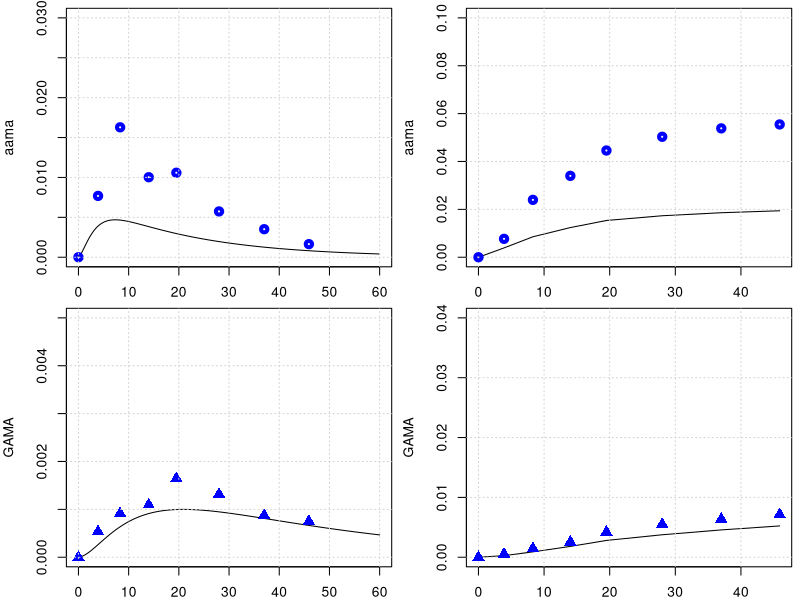

Write the R code that produced this figure.
library(deSolve)
library(minpack.lm)
graphics.off()

# body weight in kg
BW = 70 
# fractions of BW
##https://journals.sagepub.com/doi/pdf/10.1177/ANIB_32_3-4
F_B = 0.079 
F_B_AB = 0.35 #fraction: arterial blood of blood volume
F_B_VB = 0.65 #fraction: venous blood of blood volume
F_Li = 0.026
F_Ki = 0.0044
F_T = 1-(F_B+F_Li+F_Ki)
# organ volumes in L
V_AB <- BW*F_B*F_B_AB 
V_VB <- BW*F_B*F_B_VB 
V_T <- BW*F_T
V_Ki <- BW*F_Ki
V_Li <- BW*F_Li
# cardiac output in L/(kg*h)
##https://journals.sagepub.com/doi/pdf/10.1177/ANIB_32_3-4
QCC = 16        #12.5 # maybe 14 or 6.5 check?
Q_C = QCC*BW^0.75
#FQ_P = 2.5/100 Trine: We don't have a lung compartment in this model
FQ_Li = 0.255
FQ_Ki = 0.19 #total - there is also an aterial flow rate 
FQ_T = 1 -( FQ_Li + FQ_Ki) # +FQ_P) Trine: We don't have a lung compartment in this model
Q_Li <- Q_C*FQ_Li
Q_Ki <- Q_C*FQ_Ki
Q_T <- Q_C*FQ_T

# partition coefficient 
### we comback later
pAA_TB = 0.2
pAA_KiB = 0.8
pAA_LiB = 0.33 
# Maybe we said it earlier and these parameters are not sensitive to the model, but from which paper did you get the values of these partition coefs., 
# in the paper of Sweeney and of Li are different pAA_LiB = 0.4 and pAA_KiB = 0.8.

# reaction rate constants 
k_AAuptake = 1 #1/h

k_onAA_T = 0.028  #1/h     # we took it from Sweenney
k_onAA_B = 0.0036  #1/h
k_onAA_Li = 0.071 #1/h
k_onAA_Ki = 0.13 #1/h

# from 0.23 to 0.35
k_cl_GSH = 0.35   # 1/h   # the half-life (t1/2) of hepatic GSH in humans is 2-3 h,then k ranges (0.23- 0.35h-1) 
#Reed et al 'A mathematical model of glutathione metabolism'
#Theoretical Biology and Medical Modelling 2008,5:8    doi:10.1186/1742-4682-5-8

# k_onAA_GSH = 0.55 # L/(mmol h)
# check, we do not use it any more.
k_exc_AAMA = 0.049   # 0.049 #1/h or 0.13 # this will change the shape


MW_aa = 71   # mg/mmol
MW_ga = 87   # mg/mmol
MW_GSH = 307.32 # mg/mmol

# Maximum velocity for enzymatic reaction 
V_max_p450 = 9 /MW_aa*BW^0.7  # mg/h  from Sweenney paper, checked!
# maximum rate of GA and AA conjugation with GSH (mg/(h BW^0.7))
Vmax_AA_GSH <- 22*BW^0.7 # from the Sweeny  fitted   mg/h

k_0_GSH = 7   # from Sweeney paper.
MW_GSH = 307.32     # mg/mmol
AGSH0 = k_0_GSH * V_Li * MW_GSH



#????????????????????????????????
#????????????????????????????????
#????????????????????????????????
#????????????????????????????????
#????????????????????????????????
#????????????????????????????????
### PARAMETERS FOR GA
# partition coefficient
pGA_TB = 0.97 # I cannot find this number in the parameter table?
pGA_LiB = 0.1  #0.9 # This is not in accordance with the  parameter table on GitHub, where it states 0.1?
# Sweeny use 0.5 in the code. 
pGA_KiB = 1 #.3 # In the parameter table this is 1.0 and in Sweeney this is 0.5 in the code and 1 in the paper. Where does this number come from?

#k_onGA_GSH = 0.8 #L/(mmol h)

k_onGA_T = 0.089       #1/h
k_onGA_B = 0.108       #1/h
k_onGA_Ki = k_onAA_T/2 #1/h
k_onGA_Li = 0.115      #1/h

k_exc_GAMA = 0.027     # 0.077 #1/h  # or 0.027 # from sweeney
k_exc_GAOH = 0.077     # 1/h  # from sweeney
#k_exc_GA <- .4         # 1/h Q_Ki*0.025

PL1 = 1.7     # !$'liver/blood partition AA'
PL2 = 0.9     # !$'liver/blood partition GA'

VMAXGC1 = 1   #!Vmax for GSH-AA conjugation mg/hr-kg^0.7
VMAXG1 = VMAXGC1/MW_aa*BW**0.7    # !$'Liver AA-GSH rate'

# Maximum velocity for enzymatic reaction 
V_max_EH = 20 /MW_ga*BW^0.7  
KM_p450 = 10.0
KM_EH = 100.0
# maximum rate of GA and AA conjugation with GSH (mg/(h BW^0.7))
Vmax_GA_GSH <- 20*BW^0.7 # from the Sweeny  fitted   mg/h

KMG1 = 100  #!Km with respect to AA for GSH conjugation mg/L (from Sweeny code) 
# Trine: This should be mg. Delete the term MW_aa
# Sweeney has this parameter for rats ans 100 mg/L why did you use this number and why divived by MW??
# Sweeney says this is 64 mg/L in the paper##This comment is wrong ignore
KMGG = 0.1/MW_GSH        # !KM with respect to GSH for AA or GA conjugation with GSH mmol/L. Trine: should be mg/L
####and that this is 307 mg/L #This comment is wrong ignore
KMG2 = 100  #!Km with respect to GA for GSH conjugation mM. Trine: This should be mg. Delete the term MW_aa
#The same comment as for KMG1


# from the code, not from paper
KPT_Li = 0.015    # !'protein turnover rate in liver'# this is confimred in the exp. values of Sweeney
KPT_Ki = 0.013    #  !'protein turnover rate in kidney'# 1/h this is 0.012 in Sweeney, I guess its not much of difference
KPTR = 0.013      # !'protein turnover rate in rpt'# this is 0.012 in Li et.al
KPTS = 0.0039     # !'protein turnover rate in spt'# and this they have it 0.0051 Sweeney and Li 0.0012 refering to Sweeney
KPTRB = 0.0039    # !'protein turnover rate in rbc'# how did we get that?
KPTPL = 0.0039    # !'protein turnover rate in plasma'# Sweeney has 0.012 for this value
# +++++++++++++++++++++++++++++++++++++++++++++++++++++++++++++++++
# create list of parameter
# +++++++++++++++++++++++++++++++++++++++++++++++++++++++++++++++++
params <- unlist(c(data.frame(pAA_TB, pAA_LiB, pAA_KiB,
                              pGA_TB, pGA_LiB, pGA_KiB,
                              k_onAA_T, k_onAA_B, k_onAA_Li,  k_onAA_Ki,
                              k_onGA_T, k_onGA_B, k_onGA_Li, k_onGA_Ki, 
                              k_exc_AAMA, k_exc_GAMA,
                              k_cl_GSH, V_max_p450, KM_p450, V_max_EH, KM_EH,
                              k_AAuptake)
))
yini <- c(m_AA_AB = 0.0, m_GA_AB = 0.0,      a_pb_AA_B = 0 ,
          m_AA_VB = 0.0, m_GA_VB = 0.0,
          m_AA_Ki = 0.0, m_GA_Ki = 0.0, m_AA_dose = 0 ,
          m_AA_Li = 0.0, m_AAMA = 0.0, 
          m_GA_Li = 0.0, a_pb_GA_Li = 0.0,
          m_GAMA  = 0.0,       
          m_GSH_Li = k_0_GSH * V_Li * MW_GSH, 
          m_AA_T = 0.0, m_GA_T = 0.0,
          m_GAOH = 0.0, 
          m_AA_out = 0.0, m_AA_in = 0.0, m_AA_accum = 0.0, m_AA_free = 0.0, 
          m_GA_out = 0.0, m_GA_in = 0.0, m_GA_accum = 0.0, m_GA_free = 0.0, 
          a_pb_AA_Ki = 0,  a_pb_AA_Li = 0,
          a_pb_GA_Ki = 0, a_pb_AA_T = 0
)
# ++++++++++++++++++++++++++++++++++++++++++++++++++++++++++++++++++
# PBPK model for Acrylamide 
# ++++++++++++++++++++++++++++++++++++++++++++++++++++++++++++++++++
PBPKmodelAA <- function(t,state,parameter){
  with(as.list(c(t,state,parameter)), {
    #----#---#  Model for AA  #---#---#
    # concentrations blood in the organs in mg/L
    c_AA_AB <- m_AA_AB/V_AB   
    c_AA_VB <- m_AA_VB/V_VB
    c_AA_T <- m_AA_T/V_T
    c_AA_Li <- m_AA_Li/(V_Li*PL1) #Trine: Should we multiply with PL1 as we do for GA
    c_AA_Ki <- m_AA_Ki/V_Ki
    
    c_GSH_Li <- m_GSH_Li/V_Li
    # units checked -> mg/h   
    dm_AA_dose <- -k_AAuptake*m_AA_dose
    
    # Blood
    #-----------------------------
    # units checked -> mg/h   
    dm_AA_AB <- Q_C*(c_AA_VB - c_AA_AB) -k_onAA_B*m_AA_AB
    # units checked -> mg/h   
    dm_AA_VB <- Q_T*(c_AA_T/pAA_TB) +Q_Li*(c_AA_Li/pAA_LiB) +Q_Ki*(c_AA_Ki/pAA_KiB) - Q_C*c_AA_VB -k_onAA_B*m_AA_VB
    
    # Trine: I added this. Can we make an overall turnover rate in blood? Is this correct? 
    da_pb_AA_B <- k_onAA_B*m_AA_AB + k_onAA_B*m_AA_VB - a_pb_AA_B*KPTRB
    
    # Kidney
    #---------------------------------
    # units checked -> mg/h   
    dm_AA_Ki <- Q_Ki*c_AA_AB -Q_Ki*(c_AA_Ki/pAA_KiB) -k_onAA_Ki*m_AA_Ki 
    
    # protein tunr over AA in Kidney
    da_pb_AA_Ki <- k_onAA_Ki*m_AA_Ki - a_pb_AA_Ki*KPT_Ki
   
    # unit chekced mg/h 
    metAA_GSH <- Vmax_AA_GSH * c_AA_Li * c_GSH_Li / ( (KMG1 + c_AA_Li) * (KMGG + c_GSH_Li) )
    # Then the units of this eq. are not mg/h, with the KMG1 & KMGG having the MW!
    
    metAA_P450 <- V_max_p450 * MW_aa*c_AA_Li/ (KM_p450+c_AA_Li)
    
    # units checked -> mg/h  
    dm_AA_Li <- Q_Li*(c_AA_AB - c_AA_Li/pAA_LiB) + k_AAuptake*m_AA_dose - k_onAA_Li*m_AA_Li  - metAA_P450 - metAA_GSH 
    
    # protein turn over AA in Liver
    da_pb_AA_Li <- k_onAA_Li*m_AA_Li - a_pb_AA_Li * KPT_Li
    
    # Tissue
    #--------------------------------------------------------------
    # units checked -> mg/h   
    dm_AA_T <- Q_T*(c_AA_AB - c_AA_T/pAA_TB) -k_onAA_T*m_AA_T
    # protein turn over AA in Tussue
    da_pb_AA_T <- k_onAA_T*m_AA_T - a_pb_AA_T * KPTS
    
    # Urine
    #-------------------------------------------------------------
    # units checked -> mg/h   
    dm_AAMA <- metAA_GSH  - m_AAMA*k_exc_AAMA 

    dm_AA_out <- metAA_P450 + metAA_GSH
    dm_AA_in <- k_AAuptake*m_AA_dose
    dm_AA_accum <- k_onAA_B*m_AA_AB +k_onAA_B*m_AA_VB +k_onAA_T*m_AA_T +k_onAA_Li*m_AA_Li +k_onAA_Ki*m_AA_Ki
    dm_AA_free <- dm_AA_AB + dm_AA_VB +dm_AA_T +dm_AA_Li +dm_AA_Ki
    
    ########################################################################################    
    #----#---#  Model for Ga  #---#---#    
    #concentrations blood in the organs in mg/L
    c_GA_AB <- m_GA_AB/V_AB ;   c_GA_VB <- m_GA_VB/V_VB
    c_GA_T <- m_GA_T/V_T
    c_GA_Li <- m_GA_Li/(V_Li*PL2)
    c_GA_Ki <- m_GA_Ki/V_Ki
    
    # Blood
    #-----------------------------
    # units checked -> mg/h   
    dm_GA_AB <- Q_C*(c_GA_VB - c_GA_AB) -k_onGA_B*m_GA_AB
    # units checked -> mg/h   
    dm_GA_VB <- Q_T*(c_GA_T/pGA_TB) +Q_Li*(c_GA_Li/pGA_LiB) +Q_Ki*(c_GA_Ki/pGA_KiB) - Q_C*c_GA_VB -k_onGA_B*m_GA_VB
    # units checked -> mg/h   
    
    # Kidney
    #---------------------------------
    dm_GA_Ki <- Q_Ki*c_GA_AB -Q_Ki*(c_GA_Ki/pGA_KiB) -k_onGA_Ki*m_GA_Ki 
    # protein tunr over AA in Kidney
    da_pb_GA_Ki <- k_onGA_Ki*m_GA_Ki - a_pb_GA_Ki*KPT_Ki
    
    # Liver
    #--------------------------------
    # units checked -> mg/h
    metGA_GSH <- Vmax_GA_GSH * c_GSH_Li *c_GA_Li / (c_GA_Li + KMG2)/(c_GSH_Li + KMGG)
    metGA_EH <- V_max_EH *MW_ga *c_GA_Li / (KM_EH + c_GA_Li)
    # units checked -> mg/h 
    dm_GA_Li <- Q_Li*(c_GA_AB - c_GA_Li/pGA_LiB) - k_onGA_Li*m_GA_Li + metAA_P450 - metGA_GSH -metGA_EH 
    
    # protein tunr over GA in Liver
    da_pb_GA_Li = k_onGA_Li*m_GA_Li - a_pb_GA_Li*KPT_Li 
    
    # units checked -> mg/h, 
    dm_GAMA <-  metGA_GSH  -m_GAMA*k_exc_GAMA
    
    #????????????????????????????????????????????
    # we need a new k_exc_GAOH
    dm_GAOH <- metGA_EH -m_GAOH*k_exc_GAOH
    
    # Tissue    #-----------------------------------------------------
    dm_GA_T <- Q_T*(c_GA_AB - c_GA_T/pGA_TB) -k_onGA_T*m_GA_T
  
    # Liver
    #--------------------------------
    # units checked -> mg/h
    dm_GSH_Li <- k_0_GSH * V_Li * MW_GSH - k_cl_GSH*m_GSH_Li  - metAA_GSH - metGA_GSH
    
    dm_GA_out <- metGA_GSH + metGA_EH 
    dm_GA_in <- metAA_P450
    dm_GA_accum <- k_onGA_B*m_GA_AB +k_onGA_B*m_GA_VB +k_onGA_T*m_GA_T +k_onGA_Li*m_GA_Li +k_onGA_Ki*m_GA_Ki
    dm_GA_free <- dm_GA_AB + dm_GA_VB +dm_GA_T +dm_GA_Li +dm_GA_Ki 
    
    return(list(c(dm_AA_AB,    dm_GA_AB,   da_pb_AA_B,
                  dm_AA_VB,    dm_GA_VB,
                  dm_AA_Ki,    dm_GA_Ki,    dm_AA_dose,
                  dm_AA_Li,    dm_AAMA,   
                  dm_GA_Li,   da_pb_GA_Li, dm_GAMA,
                  dm_GSH_Li,  dm_AA_T,     dm_GA_T,
                  dm_GAOH,
                  dm_AA_out,  dm_AA_in,   dm_AA_accum,  dm_AA_free,
                  dm_GA_out,  dm_GA_in,   dm_GA_accum,  dm_GA_free,
                  da_pb_AA_Ki,    da_pb_AA_Li,
                  da_pb_GA_Ki,    da_pb_AA_T    )))
  })
}
PBPKmodelAA <- compiler::cmpfun(PBPKmodelAA)



################################################################
# manual readout from Kopp and Dekant 2009
################################################################
times <- seq(from = 0, to = 60, by = 0.1)
diet <- data.frame(var = "m_AA_dose", method = "add",
                   time = c(0.0),  value = 0.5 *BW /1000 )  # dose of 0.05 microg/kg bw
out <- ode(y = yini, times = times, func = PBPKmodelAA, parms = params, events = list(data = diet))
yobs_urine <- data.frame(
  time = c(0.0, 3.9, 8.3, 14, 19.5, 28, 37, 45.9),
  AAMA = c(0.0/1000000, 32.8/1000000, 69.5/1000000, 42.8/1000000, 45.2/1000000, 24.5/1000000, 15/1000000, 7/1000000)*234.28, #https://pubchem.ncbi.nlm.nih.gov/compound/N-Acetyl-S-_2-carbamoylethyl_-L-cysteine
  GAMA = c(0.0, 2.15*1e-6, 3.66*1e-6, 4.38*1e-6, 6.57*1e-6, 5.26*1e-6, 3.50*1e-6, 3.0*1e-6)*250.27
)


# plot for AAMA in urinary
par(mfrow=c(2,2),mar=c(2,4,.5,.5))
plot(out[,'time'], out[,'m_AAMA']   ,type = 'l',xlab = 'time', ylab = 'aama', ylim = c(0,.03) )
points(yobs_urine$time, yobs_urine$AAMA , col="blue", lwd = 4) ; grid()
time_points_measure_unrine = c(1, 40, 84, 141, 196, 280 , 371, 460)
tamtam = out[,'m_AAMA'][time_points_measure_unrine ]
plot(yobs_urine$time, cumsum( tamtam ),type = 'l', ylab = 'aama', ylim = c(0,.1), xlab = 'time' ); grid()
points(yobs_urine$time, cumsum(yobs_urine$AAMA) , col="blue", lwd = 4)

# plot for GAMA 
plot(out[,'time'], out[,'m_GAMA']  ,type = 'l',xlab = '', ylab = 'GAMA', ylim = c(0,.005) )
points(yobs_urine$time, yobs_urine$GAMA , col="blue", cex = 1.5, pch = 17); grid()
time_points_measure_unrine = c(1, 40, 84, 141, 196, 280 , 371, 460)
tamtam = out[,'m_GAMA'][time_points_measure_unrine ]
plot(yobs_urine$time, cumsum( tamtam ),type = 'l',xlab = '', ylab = 'GAMA', ylim = c(0,.04) ); grid()
points(yobs_urine$time, cumsum(yobs_urine$GAMA) , col="blue",cex = 1.5, pch = 17)



##################################################################################
#### Check mass balance
#################################################################################

Qbal = Q_C - Q_T - Q_Ki - Q_Li 
